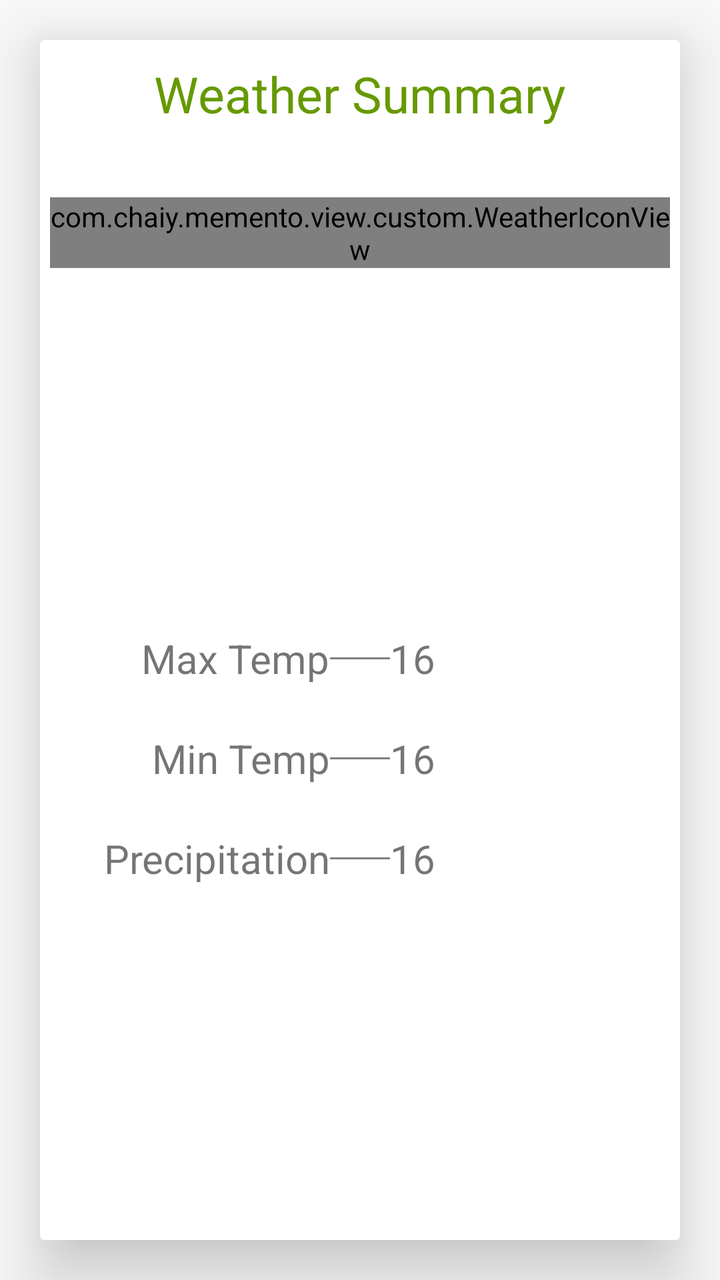
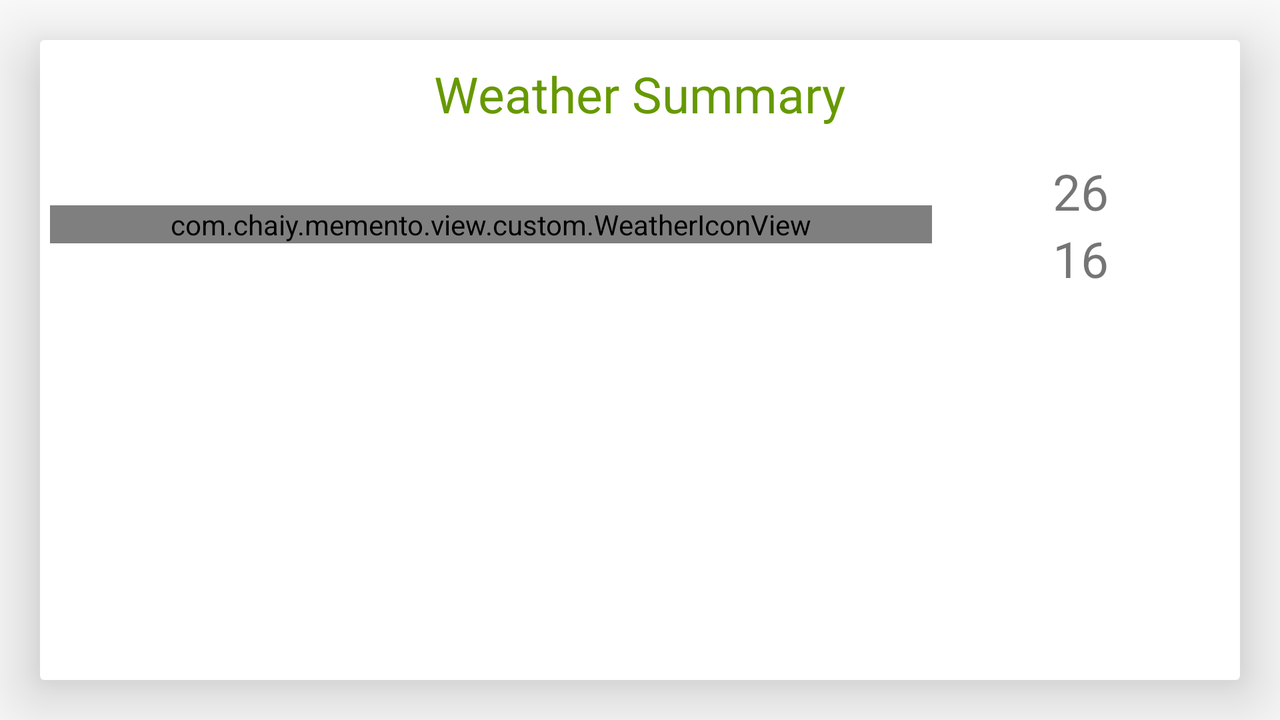

An Android layout and its configuration variant, each rendered on a device that would load it. The default file and the variant file are quoted in full after the pictures.
<!-- AndroidManifest.xml: application theme AppTheme -->
<!-- res/layout/vertical_weather_fragment.xml -->
<?xml version="1.0" encoding="utf-8"?>
<android.support.v7.widget.CardView xmlns:android="http://schemas.android.com/apk/res/android"
    xmlns:app="http://schemas.android.com/apk/res-auto"
    xmlns:tools="http://schemas.android.com/tools"
    android:layout_width="match_parent"
    android:layout_height="match_parent"
    android:layout_gravity="center"
    android:layout_margin="20dp"
    android:background="@android:color/holo_blue_dark"
    app:cardCornerRadius="2dp"
    app:cardElevation="20dp"
    app:cardPreventCornerOverlap="false"
    app:cardUseCompatPadding="false">

    <LinearLayout
        android:layout_width="match_parent"
        android:layout_height="match_parent"
        android:orientation="vertical"
        android:weightSum="2">

        <RelativeLayout
            android:layout_width="match_parent"
            android:layout_height="wrap_content"
            android:layout_margin="@dimen/news_read_more_margin"
            android:layout_weight="1"
            android:orientation="vertical">

            <TextView
                android:id="@+id/weatherSummary"
                android:layout_width="wrap_content"
                android:layout_height="wrap_content"
                android:layout_centerHorizontal="true"
                android:layout_margin="@dimen/news_read_more_margin"
                android:background="@android:color/white"
                android:gravity="center"
                android:textColor="@android:color/holo_green_dark"
                android:textSize="@dimen/weather_summary_text_size"
                tools:text="Weather Summary" />

            <com.chaiy.memento.view.custom.WeatherIconView
                android:id="@+id/my_weather_icon"
                android:layout_width="wrap_content"
                android:layout_height="wrap_content"
                android:layout_centerInParent="true"
                android:layout_below="@+id/weatherSummary"
                android:layout_marginTop="@dimen/weather_icon_container_margin_top"
                app:weatherIconColor="@android:color/black"
                app:weatherIconResource="@string/wi_forecast_io_clear_day"
                app:weatherIconSize="@integer/weather_icon_size"
                tools:text="Icon" />
        </RelativeLayout>

        <LinearLayout
            android:layout_width="match_parent"
            android:layout_height="wrap_content"
            android:layout_weight="1"
            android:orientation="vertical">


            <RelativeLayout
                android:layout_width="match_parent"
                android:layout_height="wrap_content"
                android:layout_gravity="center_vertical"
                android:minHeight="@dimen/weather_details_row_height"
                android:orientation="horizontal">

                <TextView
                    android:id="@+id/maxTempLabel"
                    android:layout_width="wrap_content"
                    android:layout_height="wrap_content"
                    android:layout_centerVertical="true"
                    android:layout_toLeftOf="@+id/maxTempSpacer"
                    android:layout_toStartOf="@+id/maxTempSpacer"
                    android:gravity="center"
                    android:text="@string/max_temp"
                    android:textSize="@dimen/weather_details_text_size" />

                <android.support.v4.widget.Space
                    android:id="@+id/maxTempSpacer"
                    android:layout_width="@dimen/weather_details_spacer_width"
                    android:layout_height="1dp"
                    android:layout_centerInParent="true" />

                <TextView
                    android:id="@+id/maxTempValue"
                    android:layout_width="wrap_content"
                    android:layout_height="wrap_content"
                    android:layout_centerVertical="true"
                    android:layout_gravity="center"
                    android:layout_toEndOf="@+id/maxTempSpacer"
                    android:layout_toRightOf="@id/maxTempSpacer"
                    android:gravity="center"
                    android:textSize="@dimen/weather_details_text_size"
                    tools:text="16" />

            </RelativeLayout>

            <RelativeLayout
                android:layout_width="match_parent"
                android:layout_height="wrap_content"
                android:layout_gravity="center_vertical"
                android:minHeight="@dimen/weather_details_row_height"
                android:orientation="horizontal">

                <TextView
                    android:id="@+id/minTempLabel"
                    android:layout_width="wrap_content"
                    android:layout_height="wrap_content"
                    android:layout_centerVertical="true"
                    android:layout_gravity="center"
                    android:layout_toLeftOf="@+id/minTempSpacer"
                    android:layout_toStartOf="@+id/minTempSpacer"
                    android:gravity="center"
                    android:text="@string/min_temp"
                    android:textSize="@dimen/weather_details_text_size" />

                <android.support.v4.widget.Space
                    android:id="@+id/minTempSpacer"
                    android:layout_width="@dimen/weather_details_spacer_width"
                    android:layout_height="1dp"
                    android:layout_centerInParent="true" />

                <TextView
                    android:id="@+id/minTempValue"
                    android:layout_width="wrap_content"
                    android:layout_height="wrap_content"
                    android:layout_centerVertical="true"
                    android:layout_gravity="center"
                    android:layout_toEndOf="@+id/minTempSpacer"
                    android:layout_toRightOf="@id/minTempSpacer"
                    android:gravity="center"
                    android:textSize="@dimen/weather_details_text_size"
                    tools:text="16" />

            </RelativeLayout>

            <RelativeLayout
                android:layout_width="match_parent"
                android:layout_height="wrap_content"
                android:layout_gravity="center_vertical"
                android:minHeight="@dimen/weather_details_row_height"
                android:orientation="horizontal">

                <TextView
                    android:id="@+id/precipitationLabel"
                    android:layout_width="wrap_content"
                    android:layout_height="wrap_content"
                    android:layout_centerVertical="true"
                    android:layout_toLeftOf="@+id/precipitationSpacer"
                    android:layout_toStartOf="@+id/precipitationSpacer"
                    android:gravity="center"
                    android:text="@string/precipitation"
                    android:textSize="@dimen/weather_details_text_size" />

                <android.support.v4.widget.Space
                    android:id="@+id/precipitationSpacer"
                    android:layout_width="@dimen/weather_details_spacer_width"
                    android:layout_height="1dp"
                    android:layout_centerInParent="true" />

                <TextView
                    android:id="@+id/precipitationValue"
                    android:layout_width="wrap_content"
                    android:layout_height="wrap_content"
                    android:layout_centerVertical="true"
                    android:layout_toEndOf="@+id/precipitationSpacer"
                    android:layout_toRightOf="@+id/precipitationSpacer"
                    android:gravity="center"
                    android:textSize="@dimen/weather_details_text_size"
                    tools:text="16" />

            </RelativeLayout>

        </LinearLayout>

    </LinearLayout>


</android.support.v7.widget.CardView>
<!-- resources referenced by this layout -->
<resources>
  <dimen name="news_read_more_margin">5dp</dimen>
  <dimen name="weather_details_row_height">50dp</dimen>
  <dimen name="weather_details_spacer_width">30dp</dimen>
  <dimen name="weather_details_text_size">20sp</dimen>
  <dimen name="weather_icon_container_margin_top">30dp</dimen>
  <dimen name="weather_summary_text_size">25sp</dimen>
  <integer name="weather_icon_size">80</integer>
  <string name="max_temp">Max Temp</string>
  <string name="min_temp">Min Temp</string>
  <string name="precipitation">Precipitation</string>
  <string name="wi_forecast_io_clear_day"></string>
  <style name="AppTheme" parent="Theme.AppCompat.Light.NoActionBar">
          
          <item name="colorPrimary">@color/colorPrimary</item>
          <item name="colorPrimaryDark">@color/colorPrimaryDark</item>
          <item name="colorAccent">@color/colorAccent</item>
      </style>
</resources>
<!-- res/layout-land/vertical_weather_fragment.xml (the repository's variant of the layout above) -->
<!-- drawn on the phone turned sideways -->
<?xml version="1.0" encoding="utf-8"?>
<LinearLayout xmlns:android="http://schemas.android.com/apk/res/android"
    xmlns:app="http://schemas.android.com/apk/res-auto"
    xmlns:tools="http://schemas.android.com/tools"
    android:layout_width="match_parent"
    android:layout_height="match_parent"
    android:orientation="vertical">

    <android.support.v7.widget.CardView
        android:layout_width="match_parent"
        android:layout_height="match_parent"
        android:layout_gravity="center"
        android:layout_margin="20dp"
        android:background="@android:color/holo_blue_dark"
        app:cardCornerRadius="2dp"
        app:cardElevation="20dp"
        app:cardPreventCornerOverlap="false"
        app:cardUseCompatPadding="false">


        <RelativeLayout
            android:layout_width="match_parent"
            android:layout_height="match_parent"
            android:layout_margin="@dimen/news_read_more_margin"
            android:orientation="vertical">

            <TextView
                android:id="@+id/weatherSummary"
                android:layout_width="wrap_content"
                android:layout_height="wrap_content"
                android:layout_centerHorizontal="true"
                android:layout_margin="@dimen/news_read_more_margin"
                android:background="@android:color/white"
                android:gravity="center"
                android:textColor="@android:color/holo_green_dark"
                android:textSize="@dimen/weather_summary_text_size"
                tools:text="Weather Summary" />

            <LinearLayout
                android:layout_width="match_parent"
                android:layout_height="wrap_content"
                android:orientation="horizontal"
                android:layout_below="@+id/weatherSummary"
                android:layout_marginTop="@dimen/weather_icon_container_margin_top"
                android:layout_alignParentLeft="true"
                android:layout_alignParentStart="true">

                <com.chaiy.memento.view.custom.WeatherIconView
                    android:id="@+id/my_weather_icon"
                    android:layout_width="wrap_content"
                    android:layout_height="wrap_content"
                    android:layout_gravity="center_vertical"
                    android:layout_weight="1"
                    android:gravity="center"
                    app:weatherIconColor="@android:color/black"
                    app:weatherIconResource="@string/wi_forecast_io_clear_day"
                    app:weatherIconSize="@integer/weather_icon_size"
                    tools:text="Icon" />

                <LinearLayout
                    android:layout_width="wrap_content"
                    android:layout_height="wrap_content"
                    android:layout_gravity="center_vertical"
                    android:layout_weight="1"
                    android:orientation="vertical">

                    <TextView
                        android:id="@+id/maxTempValue"
                        android:layout_width="wrap_content"
                        android:layout_height="wrap_content"
                        android:layout_gravity="center"
                        android:gravity="center"
                        android:textSize="@dimen/weather_details_text_size"
                        tools:text="26" />

                    <TextView
                        android:id="@+id/minTempValue"
                        android:layout_width="wrap_content"
                        android:layout_height="wrap_content"
                        android:layout_gravity="center"
                        android:gravity="center"
                        android:textSize="@dimen/weather_details_text_size"
                        tools:text="16" />

                </LinearLayout>

            </LinearLayout>


        </RelativeLayout>

    </android.support.v7.widget.CardView>


</LinearLayout>
<!-- resources referenced by the variant -->
<!-- as the phone turned sideways resolves them -->
<resources>
  <dimen name="news_read_more_margin">5dp</dimen>
  <!-- from res/values-land/ -->
  <dimen name="weather_details_text_size">25sp</dimen>
  <!-- from res/values-land/ -->
  <dimen name="weather_icon_container_margin_top">10dp</dimen>
  <dimen name="weather_summary_text_size">25sp</dimen>
  <!-- from res/values-land/ -->
  <integer name="weather_icon_size">80</integer>
  <string name="wi_forecast_io_clear_day"></string>
  <style name="AppTheme" parent="Theme.AppCompat.Light.NoActionBar">
          
          <item name="colorPrimary">@color/colorPrimary</item>
          <item name="colorPrimaryDark">@color/colorPrimaryDark</item>
          <item name="colorAccent">@color/colorAccent</item>
      </style>
</resources>
